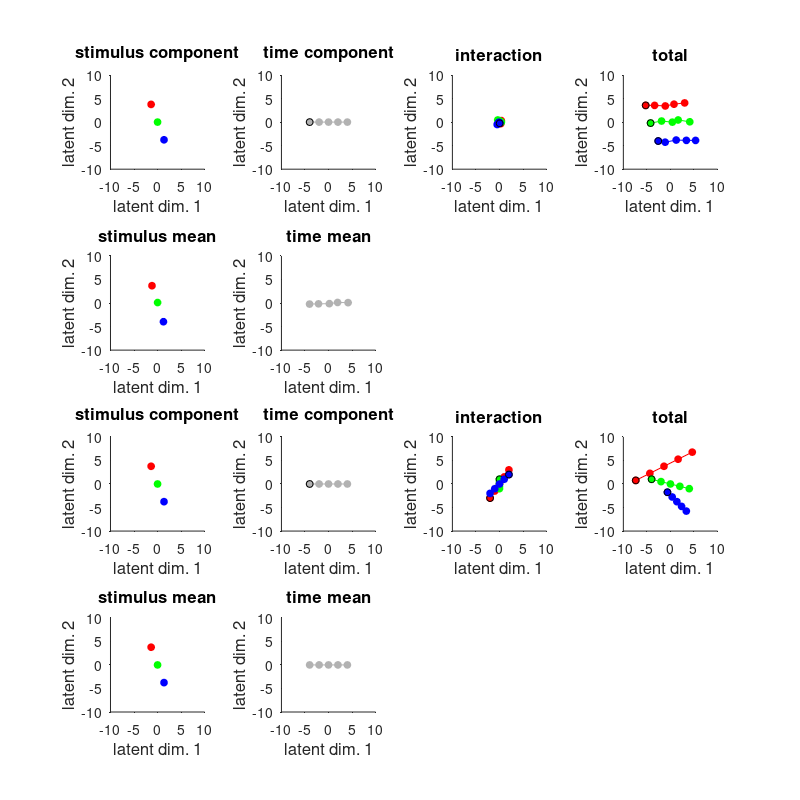

Recreate this plot in MATLAB.


figDir = 'tex/figs_src';
mkdir(figDir);

saveResults = false;
useFigureComposer =  true;
if(useFigureComposer)
    addpath ~/FigureComposer/matlab %saves our figures using FigureComposer/DataNav format
end

% stimPoints = [1 5;
%               8 -2;
%               -3 -6];
stimPoints = [0  4;
              0   0;
              0 -4];
          
stimPoints(:,1) = 1;
          

theta =-20;
Mr = [cosd(theta) sind(theta); -sind(theta) cosd(theta)];
stimPoints = (Mr*stimPoints')';

stimPoints = stimPoints-mean(stimPoints,1);
          

timePoints = [-4 0;
              -2 0;
              0 0;
              2  0;
              4 0];
timePoints(:,2) = 0;

          
timePoints = timePoints-mean(timePoints,1);
          
rng(12122018);
NN = randn(15,2,2)*0.25;

% NN(1:5,:,2) = [-5 0;
%                -3 0;
%                 0 0;
%                 3 0;
%                 5 0];
% NN(6:10,:,2) = [1 -6;
%                0.5 -3;
%                 0 0;
%                 -0.5 3;
%                 -1 6];0
% NN(11:15,:,2) = [-0.5 2;
%                -0.25 1;
%                 0 0;
%                 0.25 -1;
%                 0.5 -2];
NN(1:5  ,:,2) = [-2    -3;
                 -1   -1.5;
                 0     0;
                  1   1.5;
                  2   3];
NN(11:15 ,:,2) = [ 2    2;
                   1  1;
                  0    0 ;
                  -1  -1;
                  -2  -2];
NN(6:10 ,:,2) = -(NN(1:5  ,:,2) + NN(11:15,:,2));
            
            
% NN(1:5,:,2) = -[5 -5;
%                3 -3;
%                0 0;
%                -3 3;
%                -5 5];
% NN(6:10,1,2) = -NN(1:5,1,2);
% NN(6:10,2,2) = -NN(1:5,2,2);
% NN(11:15,:,2) = [0 0;
%                0 0;
%                 0 0;
%                 0.0 0;
%                 0.0 0];

ccs = [1 0 0;
       0 1 0;
       0 0 1];
          
ms = 5;
lw  = 1.5;
lw2 = 1;

fontSize_axis = 10;
fontSize_label = 12;
fontSize_title = 12;


NR = 4;
NC = 4;
          
figure(1);
clf
for ff = 1:2
    subplot(NR,NC,1+(ff-1)*NC*2)
    hold on
    for ii = 1:3
        plot(stimPoints(ii,1),stimPoints(ii,2),'o','MarkerFaceColor',ccs(ii,:),'Color',ccs(ii,:),'MarkerSize',ms);
    end

    set(gca,'TickDir','out','box','off','FontSize',fontSize_axis);

    xlim([-10 10]);
    ylim([-10 10]);
    xlabel('latent dim. 1','FontSize',fontSize_label);
    ylabel('latent dim. 2','FontSize',fontSize_label);
    title('stimulus component','fontSize',fontSize_title);
    axis square
    hold off


    subplot(NR,NC,2+(ff-1)*NC*2)
    hold on
    plot(timePoints(:,1),timePoints(:,2),'o-','MarkerFaceColor',[0.7 0.7 0.7],'Color',[0.7 0.7 0.7],'MarkerSize',ms);
    plot(timePoints(1,1),timePoints(1,2),'o-','Color',[0.7 0.7 0.7]*0,'MarkerSize',ms);

    set(gca,'TickDir','out','box','off','FontSize',fontSize_axis);

    xlim([-10 10]);
    ylim([-10 10]);
    xlabel('latent dim. 1','FontSize',fontSize_label);
    ylabel('latent dim. 2','FontSize',fontSize_label);
    title('time component','fontSize',fontSize_title);
    axis square
    hold off

    subplot(NR,NC,3+(ff-1)*NC*2);
    hold on

    for ii = 1:3
        tts  = (1:5) + (ii-1)*5;
        plot(NN(tts,1,ff),NN(tts,2,ff),'o-','MarkerFaceColor',ccs(ii,:),'Color',ccs(ii,:),'MarkerSize',ms);
        plot(NN(tts(1),1,ff),NN(tts(1),2,ff),'o-','MarkerFaceColor',ccs(ii,:),'Color',[0 0 0],'MarkerSize',ms);
    end
    set(gca,'TickDir','out','box','off','FontSize',fontSize_axis);

    xlim([-10 10]);
    ylim([-10 10]);
    xlabel('latent dim. 1','FontSize',fontSize_label);
    ylabel('latent dim. 2','FontSize',fontSize_label);
    title('interaction','fontSize',fontSize_title);
    axis square
    hold off

    subplot(NR,NC,4+(ff-1)*NC*2)
    hold on

    pps = nan(5,2,3);
    
    for ii = 1:3
        tts  = (1:5) + (ii-1)*5;
        timePoints_c = timePoints;
        
        pps(:,:,ii) = [NN(tts,1,ff)+stimPoints(ii,1) + timePoints_c(:,1), NN(tts,2,ff)+stimPoints(ii,2) + timePoints_c(:,2)]; 
        plot(pps(:,1,ii),pps(:,2,ii),'o-','MarkerFaceColor',ccs(ii,:),'Color',ccs(ii,:),'MarkerSize',ms);
        plot(pps(1,1,ii),pps(1,2,ii),'o-','MarkerFaceColor',ccs(ii,:),'Color',[0 0 0],'MarkerSize',ms);
    end
    set(gca,'TickDir','out','box','off','FontSize',fontSize_axis);

    xlim([-10 10]);
    ylim([-10 10]);
    xlabel('latent dim. 1','FontSize',fontSize_label);
    ylabel('latent dim. 2','FontSize',fontSize_label);
    title('total','fontSize',fontSize_title);
    axis square
    hold off
    
    
    subplot(NR,NC,5+(ff-1)*NC*2)
    hold on

    
    for ii = 1:3
        plot(mean(pps(:,1,ii)),mean(pps(:,2,ii)),'o','MarkerFaceColor',ccs(ii,:),'Color',ccs(ii,:),'MarkerSize',ms);
    end
    
    
    set(gca,'TickDir','out','box','off','FontSize',fontSize_axis);

    xlim([-10 10]);
    ylim([-10 10]);
    xlabel('latent dim. 1','FontSize',fontSize_label);
    ylabel('latent dim. 2','FontSize',fontSize_label);
    title('stimulus mean','fontSize',fontSize_title);
    axis square
    hold off

    subplot(NR,NC,6+(ff-1)*NC*2)
    hold on

    
    plot(mean(pps(:,1,:),3),mean(pps(:,2,:),3),'o-','MarkerFaceColor',[0.7 0.7 0.7],'Color',[0.7 0.7 0.7],'MarkerSize',ms);

    
    
    set(gca,'TickDir','out','box','off','FontSize',fontSize_axis);

    xlim([-10 10]);
    ylim([-10 10]);
    xlabel('latent dim. 1','FontSize',fontSize_label);
    ylabel('latent dim. 2','FontSize',fontSize_label);
    title('time mean','fontSize',fontSize_title);
    axis square
    hold off
end
plotSize = 2;
set(gcf,'PaperSize',[NC NR]*plotSize,'PaperPosition',[0 0 NC NR]*plotSize);
if(saveResults)
    if(useFigureComposer)
        matfig2fyp(gcf,sprintf('%s/cartoon_rough.fyp',figDir));
    else
        saveas(gcf,sprintf('%s/cartoon_rough.eps',figDir),'epsc');
    end
end
